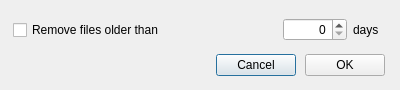
<?xml version="1.0" encoding="UTF-8"?>
<ui version="4.0">
 <class>LocalCleanScheduler</class>
 <widget class="QDialog" name="LocalCleanScheduler">
  <property name="geometry">
   <rect>
    <x>0</x>
    <y>0</y>
    <width>400</width>
    <height>90</height>
   </rect>
  </property>
  <property name="minimumSize">
   <size>
    <width>400</width>
    <height>90</height>
   </size>
  </property>
  <property name="maximumSize">
   <size>
    <width>400</width>
    <height>97</height>
   </size>
  </property>
  <property name="windowTitle">
   <string>%1 cleaning scheduler</string>
  </property>
  <layout class="QVBoxLayout" name="verticalLayout">
   <property name="spacing">
    <number>6</number>
   </property>
   <property name="leftMargin">
    <number>13</number>
   </property>
   <property name="topMargin">
    <number>15</number>
   </property>
   <property name="rightMargin">
    <number>15</number>
   </property>
   <property name="bottomMargin">
    <number>10</number>
   </property>
   <item>
    <widget class="QWidget" name="widget" native="true">
     <property name="sizePolicy">
      <sizepolicy hsizetype="Preferred" vsizetype="Preferred">
       <horstretch>0</horstretch>
       <verstretch>0</verstretch>
      </sizepolicy>
     </property>
     <layout class="QHBoxLayout" name="horizontalLayout_3">
      <property name="spacing">
       <number>6</number>
      </property>
      <property name="leftMargin">
       <number>0</number>
      </property>
      <property name="topMargin">
       <number>0</number>
      </property>
      <property name="rightMargin">
       <number>6</number>
      </property>
      <property name="bottomMargin">
       <number>0</number>
      </property>
      <item>
       <widget class="QCheckBox" name="cRemoveFilesOlderThan">
        <property name="minimumSize">
         <size>
          <width>210</width>
          <height>0</height>
         </size>
        </property>
        <property name="maximumSize">
         <size>
          <width>210</width>
          <height>16777215</height>
         </size>
        </property>
        <property name="text">
         <string>Remove files older than</string>
        </property>
       </widget>
      </item>
      <item>
       <layout class="QHBoxLayout" name="horizontalLayout" stretch="0,0">
        <property name="spacing">
         <number>6</number>
        </property>
        <property name="sizeConstraint">
         <enum>QLayout::SetDefaultConstraint</enum>
        </property>
        <property name="leftMargin">
         <number>54</number>
        </property>
        <item>
         <widget class="QSpinBox" name="eNumberDays">
          <property name="minimumSize">
           <size>
            <width>64</width>
            <height>0</height>
           </size>
          </property>
          <property name="maximumSize">
           <size>
            <width>16777215</width>
            <height>16777215</height>
           </size>
          </property>
          <property name="alignment">
           <set>Qt::AlignRight|Qt::AlignTrailing|Qt::AlignVCenter</set>
          </property>
         </widget>
        </item>
        <item>
         <widget class="QLabel" name="lDays">
          <property name="minimumSize">
           <size>
            <width>0</width>
            <height>0</height>
           </size>
          </property>
          <property name="styleSheet">
           <string notr="true">font-style: normal;</string>
          </property>
          <property name="text">
           <string>days</string>
          </property>
          <property name="alignment">
           <set>Qt::AlignLeading|Qt::AlignLeft|Qt::AlignVCenter</set>
          </property>
         </widget>
        </item>
       </layout>
      </item>
     </layout>
    </widget>
   </item>
   <item>
    <widget class="QWidget" name="bLayout" native="true">
     <property name="minimumSize">
      <size>
       <width>0</width>
       <height>0</height>
      </size>
     </property>
     <property name="maximumSize">
      <size>
       <width>16777215</width>
       <height>16777215</height>
      </size>
     </property>
     <property name="styleSheet">
      <string notr="true"/>
     </property>
     <layout class="QHBoxLayout" name="horizontalLayout_2">
      <property name="spacing">
       <number>9</number>
      </property>
      <property name="leftMargin">
       <number>0</number>
      </property>
      <property name="topMargin">
       <number>0</number>
      </property>
      <property name="rightMargin">
       <number>0</number>
      </property>
      <property name="bottomMargin">
       <number>0</number>
      </property>
      <item>
       <spacer name="horizontalSpacer">
        <property name="orientation">
         <enum>Qt::Horizontal</enum>
        </property>
        <property name="sizeHint" stdset="0">
         <size>
          <width>0</width>
          <height>0</height>
         </size>
        </property>
       </spacer>
      </item>
      <item>
       <widget class="QPushButton" name="bCancel">
        <property name="sizePolicy">
         <sizepolicy hsizetype="Minimum" vsizetype="Fixed">
          <horstretch>0</horstretch>
          <verstretch>0</verstretch>
         </sizepolicy>
        </property>
        <property name="minimumSize">
         <size>
          <width>0</width>
          <height>0</height>
         </size>
        </property>
        <property name="text">
         <string>Cancel</string>
        </property>
       </widget>
      </item>
      <item>
       <widget class="QPushButton" name="bOK">
        <property name="minimumSize">
         <size>
          <width>0</width>
          <height>0</height>
         </size>
        </property>
        <property name="maximumSize">
         <size>
          <width>81</width>
          <height>16777215</height>
         </size>
        </property>
        <property name="styleSheet">
         <string notr="true"/>
        </property>
        <property name="text">
         <string>OK</string>
        </property>
       </widget>
      </item>
     </layout>
    </widget>
   </item>
  </layout>
 </widget>
 <resources/>
 <connections/>
</ui>
